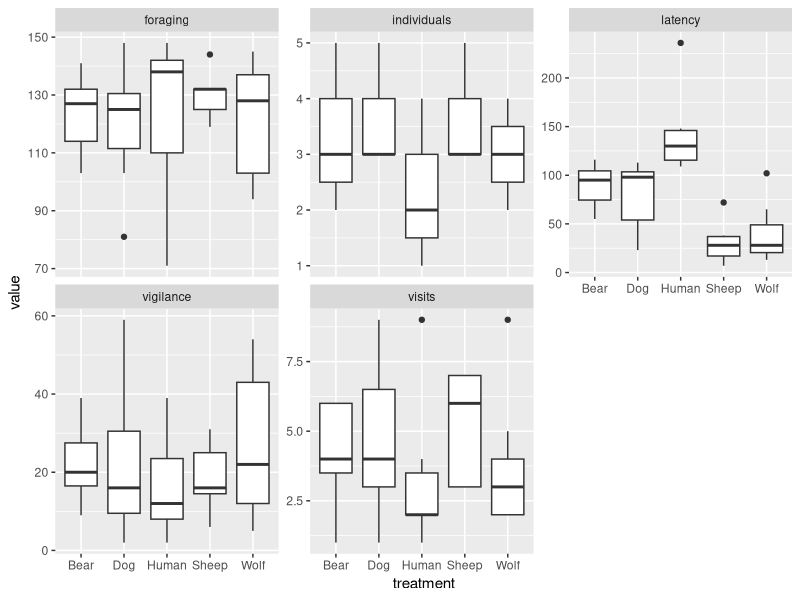

R code for this plot:
# summary stats for clinchy et al. 2016

setwd("C:\\Users\\shony\\Nextcloud\\Work\\PhD\\Thesis\\review\\Analysis\\scripts-lit")

data <- read.csv("../data-lit/clinchy_et_al_2016_data.csv")

# libraries

library(tidyr)
library(dplyr)

# data cleaning

data <- data%>%
  gather(c(latency:individuals), key = "vars", value = "value")%>%
  mutate(value = as.numeric(value))

# transforming data as per methods

library(MASS)

## function for box cox transformation

bc_trans <- function(data) {
  
  bc <- boxcox(data$value ~ data$treatment, plotit = F)
  
  lambda <- bc$x[which.max(bc$y)]
  
  bc_value <- (data$value^lambda - 1)/lambda
  
  return(bc_value)
}

## function to calculate lambda

lam <- function(data) {
  
  bc <- boxcox(data$value ~ data$treatment, plotit = F)
  
  lambda <- bc$x[which.max(bc$y)]
  
  return(lambda)
}

## tranforming data

library(purrr)

data <- data%>%
  group_by(vars)%>%
  nest()%>%
  mutate(bc_value = map(data, ~bc_trans(.)),
         lambda = map(data, ~lam(.)))%>%
  unnest()%>%
  ungroup()

# data summary - transformed

## sample size

data%>%
  group_by(vars, treatment)%>%
  summarise(n = n())

## means

data%>%
  group_by(vars, treatment)%>%
  summarise(mean = mean(bc_value, na.rm = T),
            sd = sd(bc_value, na.rm = T), 
            n = n(),
            lambda = last(lambda),
            .groups = "drop")%>%
  # inverse box cox trasnform
  mutate(mean = exp(log(1 + lambda*mean)/lambda),
         sd = exp(log(1 + lambda*sd)/lambda),
         se = sd/sqrt(n))%>%
  dplyr::select(treatment, vars, mean)%>%
  spread(vars, mean)

## se 

data%>%
  group_by(vars, treatment)%>%
  summarise(mean = mean(bc_value, na.rm = T),
            sd = sd(bc_value, na.rm = T), 
            n = n(),
            lambda = last(lambda),
            .groups = "drop")%>%
  # inverse box cox trasnform
  mutate(mean = exp(log(1 + lambda*mean)/lambda),
         sd = exp(log(1 + lambda*sd)/lambda),
         se = sd/sqrt(n))%>%
  dplyr::select(treatment, vars, se)%>%
  spread(vars, se)

## Data summary - raw

## mean

data%>%
  group_by(vars, treatment)%>%
  summarise(mean = mean(value, na.rm = T),
            sd = sd(value, na.rm = T), 
            n = n(),
            se = sd/sqrt(n))%>%
  dplyr::select(treatment, vars, mean)%>%
  spread(vars, mean)

## se

data%>%
  group_by(vars, treatment)%>%
  summarise(mean = mean(value, na.rm = T),
            sd = sd(value, na.rm = T), 
            n = n(),
            se = sd/sqrt(n))%>%
  dplyr::select(treatment, vars, se)%>%
  spread(vars, se)


# plot

library(ggplot2)

data%>%
  ggplot(aes(treatment, value))+
  geom_boxplot()+
  facet_wrap(~vars, scales = "free_y")



  
         



